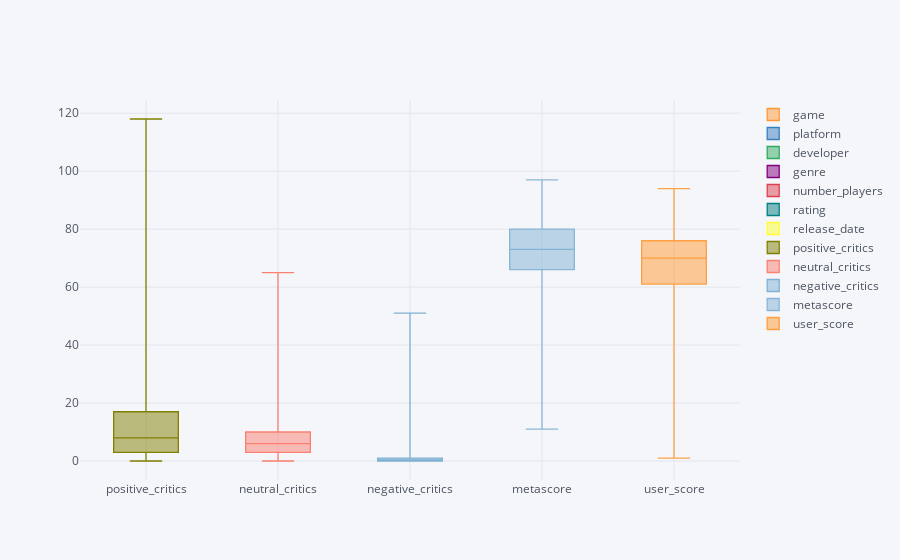
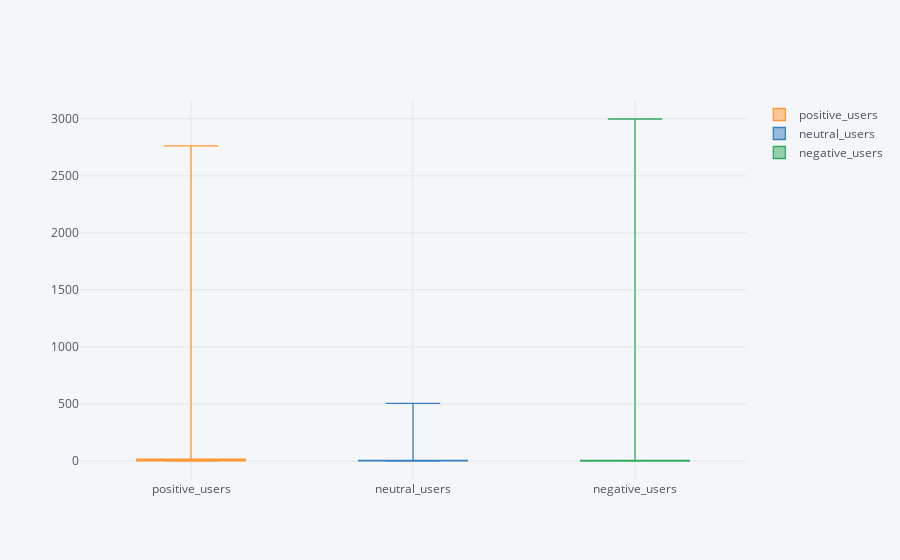

The notebook cell these images were saved under, in order:
### Markdown cell above
BOXPLOTS and Outliers

### Code cell
import warnings
warnings.simplefilter("ignore")

dat = df.select_dtypes(include=['float64','int64'])

cols_no_users=['game', 'platform', 'developer', 'genre', 'number_players', 'rating',
       'release_date', 'positive_critics', 'neutral_critics',
       'negative_critics', 'metascore', 'user_score']
dat_n = dat.loc[:,cols_no_users]
dat_n.iplot(kind='box')

cols_users = ['positive_users', 'neutral_users', 'negative_users']
dat_u = dat.loc[:,cols_users]
dat_u.iplot(kind='box')

### Figure 1 — Plotly figure (JSON) as saved in the notebook; plotly's stock layout.template omitted (floating-point values rounded to 4 significant figures; data arrays with more than 128 entries replaced by an {"elided": "..."} marker saying what was removed)
{"data": [{"boxpoints": false, "line": {"width": 1.3}, "marker": {"color": "rgba(255, 153, 51, 1.0)"}, "name": "game", "orientation": "v", "type": "box", "uid": "21460c3c-b2b0-481c-b16f-3309751c14de", "y": {"elided": "5699 null values"}}, {"boxpoints": false, "line": {"width": 1.3}, "marker": {"color": "rgba(55, 128, 191, 1.0)"}, "name": "platform", "orientation": "v", "type": "box", "uid": "fdb8b6cd-cf32-4753-b00b-81b568bf89e3", "y": {"elided": "5699 null values"}}, {"boxpoints": false, "line": {"width": 1.3}, "marker": {"color": "rgba(50, 171, 96, 1.0)"}, "name": "developer", "orientation": "v", "type": "box", "uid": "057dba34-531b-48fd-9862-f4ce13bec20f", "y": {"elided": "5699 null values"}}, {"boxpoints": false, "line": {"width": 1.3}, "marker": {"color": "rgba(128, 0, 128, 1.0)"}, "name": "genre", "orientation": "v", "type": "box", "uid": "8d080ad3-c602-4240-bbe0-1e3849d4f897", "y": {"elided": "5699 null values"}}, {"boxpoints": false, "line": {"width": 1.3}, "marker": {"color": "rgba(219, 64, 82, 1.0)"}, "name": "number_players", "orientation": "v", "type": "box", "uid": "510b42cd-cf9c-41cf-82d2-4244a3ee4b84", "y": {"elided": "5699 null values"}}, {"boxpoints": false, "line": {"width": 1.3}, "marker": {"color": "rgba(0, 128, 128, 1.0)"}, "name": "rating", "orientation": "v", "type": "box", "uid": "9286a3d5-20e9-4f92-980f-7d3bf34e9232", "y": {"elided": "5699 null values"}}, {"boxpoints": false, "line": {"width": 1.3}, "marker": {"color": "rgba(255, 255, 51, 1.0)"}, "name": "release_date", "orientation": "v", "type": "box", "uid": "61338c37-3f62-4fda-8de7-f1fda2214797", "y": {"elided": "5699 null values"}}, {"boxpoints": false, "line": {"width": 1.3}, "marker": {"color": "rgba(128, 128, 0, 1.0)"}, "name": "positive_critics", "orientation": "v", "type": "box", "uid": "24cf6565-d9b2-42be-8cc3-680b95aa09ce", "y": {"elided": "5699 int values"}}, {"boxpoints": false, "line": {"width": 1.3}, "marker": {"color": "rgba(251, 128, 114, 1.0)"}, "name": "neutral_critics", "orientation": "v", "type": "box", "uid": "e15db38b-6be4-4101-9405-af98acb5a565", "y": {"elided": "5699 int values"}}, {"boxpoints": false, "line": {"width": 1.3}, "marker": {"color": "rgba(128, 177, 211, 1.0)"}, "name": "negative_critics", "orientation": "v", "type": "box", "uid": "fae80c0e-cc88-41e9-812c-1b9db8c99cef", "y": {"elided": "5699 int values"}}, {"boxpoints": false, "line": {"width": 1.3}, "marker": {"color": "rgba(128, 177, 211, 0.8999999999999999)"}, "name": "metascore", "orientation": "v", "type": "box", "uid": "b179ea70-ef55-4f9f-b97a-e0f54d38a0c3", "y": {"elided": "5699 int values"}}, {"boxpoints": false, "line": {"width": 1.3}, "marker": {"color": "rgba(255, 153, 51, 0.8999999999999999)"}, "name": "user_score", "orientation": "v", "type": "box", "uid": "6d5c10ca-d2a1-4688-9082-dfb9964f4dda", "y": {"elided": "5699 int values"}}], "layout": {"legend": {"bgcolor": "#F5F6F9", "font": {"color": "#4D5663"}}, "paper_bgcolor": "#F5F6F9", "plot_bgcolor": "#F5F6F9", "title": {"font": {"color": "#4D5663"}}, "xaxis": {"gridcolor": "#E1E5ED", "showgrid": true, "tickfont": {"color": "#4D5663"}, "title": {"font": {"color": "#4D5663"}, "text": ""}, "zerolinecolor": "#E1E5ED"}, "yaxis": {"gridcolor": "#E1E5ED", "showgrid": true, "tickfont": {"color": "#4D5663"}, "title": {"font": {"color": "#4D5663"}, "text": ""}, "zerolinecolor": "#E1E5ED"}}}

### Figure 2 — Plotly figure (JSON) as saved in the notebook; plotly's stock layout.template omitted (floating-point values rounded to 4 significant figures; data arrays with more than 128 entries replaced by an {"elided": "..."} marker saying what was removed)
{"data": [{"boxpoints": false, "line": {"width": 1.3}, "marker": {"color": "rgba(255, 153, 51, 1.0)"}, "name": "positive_users", "orientation": "v", "type": "box", "uid": "4e85f9df-e1f7-4092-859a-a8cd8bb7fdcf", "y": {"elided": "5699 int values"}}, {"boxpoints": false, "line": {"width": 1.3}, "marker": {"color": "rgba(55, 128, 191, 1.0)"}, "name": "neutral_users", "orientation": "v", "type": "box", "uid": "432daf76-6e85-4941-9f61-9c1cab7ac95e", "y": {"elided": "5699 int values"}}, {"boxpoints": false, "line": {"width": 1.3}, "marker": {"color": "rgba(50, 171, 96, 1.0)"}, "name": "negative_users", "orientation": "v", "type": "box", "uid": "4150602e-31cd-4c64-880f-fed7ea65776f", "y": {"elided": "5699 int values"}}], "layout": {"legend": {"bgcolor": "#F5F6F9", "font": {"color": "#4D5663"}}, "paper_bgcolor": "#F5F6F9", "plot_bgcolor": "#F5F6F9", "title": {"font": {"color": "#4D5663"}}, "xaxis": {"gridcolor": "#E1E5ED", "showgrid": true, "tickfont": {"color": "#4D5663"}, "title": {"font": {"color": "#4D5663"}, "text": ""}, "zerolinecolor": "#E1E5ED"}, "yaxis": {"gridcolor": "#E1E5ED", "showgrid": true, "tickfont": {"color": "#4D5663"}, "title": {"font": {"color": "#4D5663"}, "text": ""}, "zerolinecolor": "#E1E5ED"}}}
